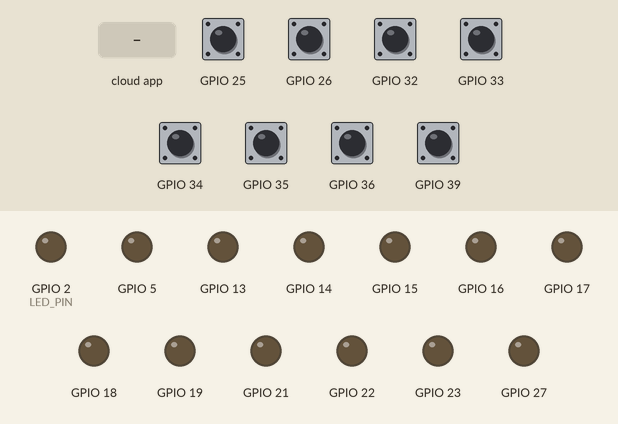
Simulated run of this sketch. Board: ESP32. Parts: output pins drawn as LEDs (lit = HIGH). The test bench sets the inputs (shaded band); at power-on: GPIO 25, GPIO 26, GPIO 32–36, GPIO 39 HIGH. The ROS host is connected and sends only what is stated.

Above: at 3.2 s.
3.3 s: the phone or cloud app sets linear.x to -100
At 3.57 s:
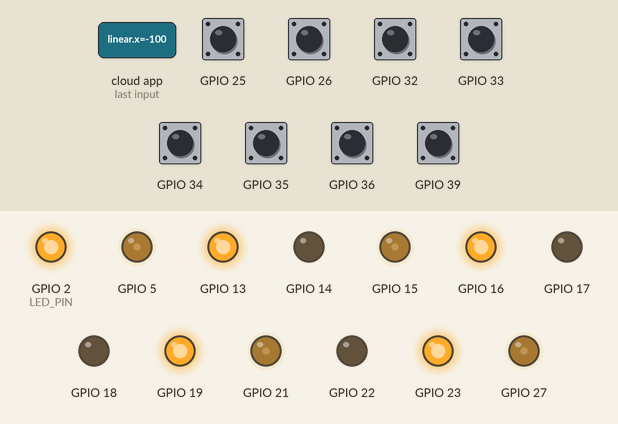
6.3 s: the phone or cloud app sets angular.z to -100
At 7.75 s:
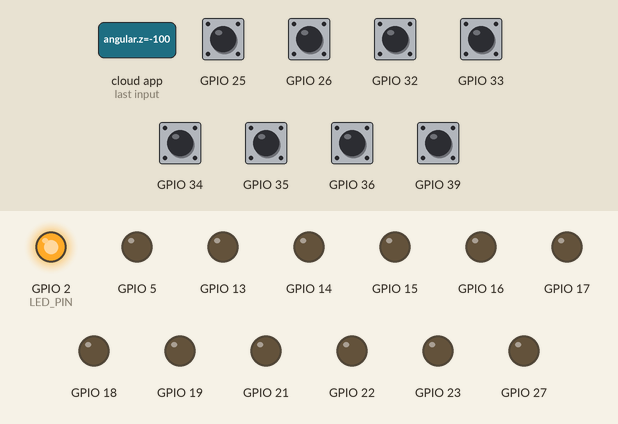
9.3 s: the phone or cloud app sets linear.x to 0
At 9.56 s:
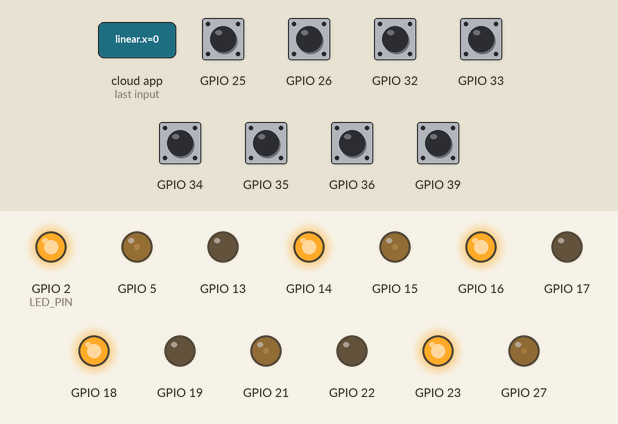
12.3 s: the phone or cloud app sets angular.z to 100
At 12.56 s:
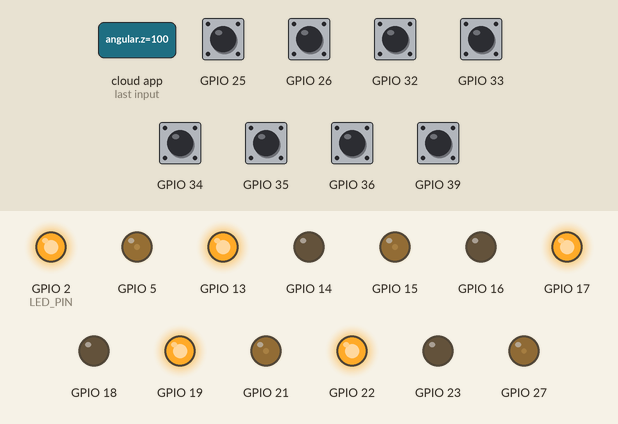
15.3 s: the phone or cloud app sets linear.x to 100
At 15.7 s:
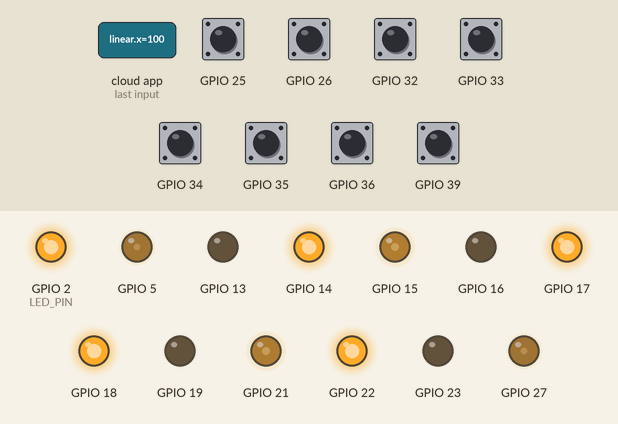
18.3 s: the phone or cloud app sets angular.z to 0
At 19.25 s:
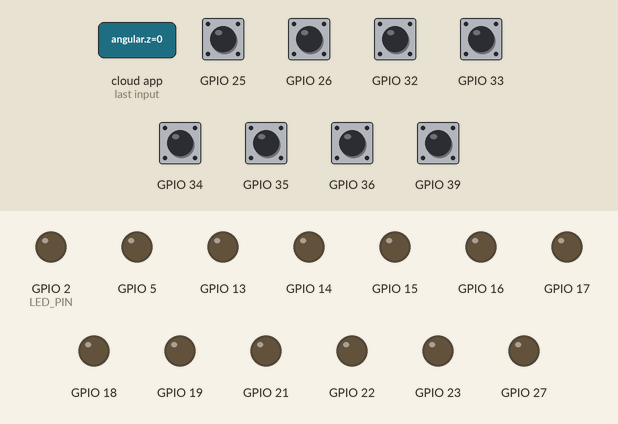
Timing chart, 0 to 22.3 s (numbered marks = the images above; inputs shaded):
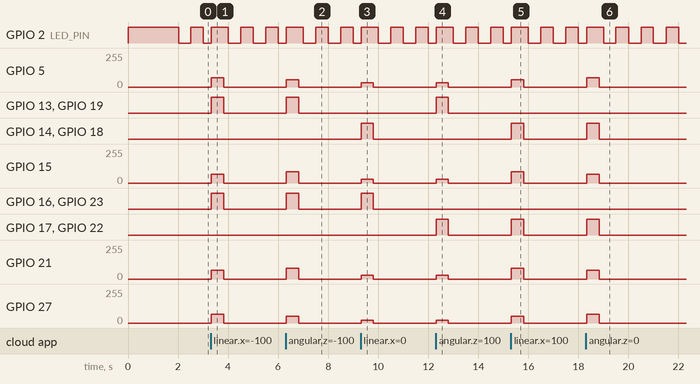

Measured:
- after the input at 3.3 s, GPIO 5: 0/255 → 69/255 at once, → 0/255 0.50 s later; GPIO 13, GPIO 16, GPIO 19, GPIO 23: LOW → HIGH at once, → LOW 0.50 s later; GPIO 15: 0/255 → 67/255 at once, → 0/255 0.50 s later; GPIO 21: 0/255 → 65/255 at once, → 0/255 0.50 s later; GPIO 27: 0/255 → 66/255 at once, → 0/255 0.50 s later
- after the input at 6.3 s, GPIO 5: 0/255 → 53/255 at once, → 0/255 0.50 s later; GPIO 13, GPIO 16, GPIO 19, GPIO 23: LOW → HIGH at once, → LOW 0.50 s later; GPIO 15: 0/255 → 83/255 at once, → 0/255 0.50 s later; GPIO 21: 0/255 → 80/255 at once, → 0/255 0.50 s later; GPIO 27: 0/255 → 50/255 at once, → 0/255 0.50 s later
- after the input at 9.3 s, GPIO 5: 0/255 → 33/255 at once, → 0/255 0.48 s later; GPIO 14, GPIO 16, GPIO 18, GPIO 23: LOW → HIGH at once, → LOW 0.48 s later; GPIO 15, GPIO 21: 0/255 → 27/255 at once, → 0/255 0.48 s later; GPIO 27: 0/255 → 22/255 at once, → 0/255 0.48 s later
- after the input at 12.3 s, GPIO 5: 0/255 → 33/255 at once, → 0/255 0.48 s later; GPIO 13, GPIO 17, GPIO 19, GPIO 22: LOW → HIGH at once, → LOW 0.48 s later; GPIO 15, GPIO 21: 0/255 → 27/255 at once, → 0/255 0.48 s later; GPIO 27: 0/255 → 22/255 at once, → 0/255 0.48 s later
- after the input at 15.3 s, GPIO 5: 0/255 → 53/255 at once, → 0/255 0.50 s later; GPIO 14, GPIO 17, GPIO 18, GPIO 22: LOW → HIGH at once, → LOW 0.50 s later; GPIO 15: 0/255 → 83/255 at once, → 0/255 0.50 s later; GPIO 21: 0/255 → 80/255 at once, → 0/255 0.50 s later; GPIO 27: 0/255 → 50/255 at once, → 0/255 0.50 s later
- after the input at 18.3 s, GPIO 5: 0/255 → 69/255 at once, → 0/255 0.50 s later; GPIO 14, GPIO 17, GPIO 18, GPIO 22: LOW → HIGH at once, → LOW 0.50 s later; GPIO 15: 0/255 → 67/255 at once, → 0/255 0.50 s later; GPIO 21: 0/255 → 65/255 at once, → 0/255 0.50 s later; GPIO 27: 0/255 → 66/255 at once, → 0/255 0.50 s later
- by itself, GPIO 2 (LED_PIN): repeats every 1.0 s: LOW 0.50 s, HIGH 0.50 s

The sketch:

tiny_open.ino
```cpp
// =============================================================================
//  tiny_open.ino  -  STAGE 1 firmware: OPEN-LOOP mecanum driver for
//                    tiny_platform_mac, driven over micro-ROS.
//
//  PURPOSE: get the four wheels turning with the fewest possible unknowns, and
//  make direction calibration easy. There is NO encoder feedback in the control
//  path and NO PID here, so nothing depends on COUNTS_PER_WHEEL_REV, on the PID
//  gains, or on MAX_WHEEL_RAD_S being right. Encoders are read for REPORTING
//  ONLY. Once directions are calibrated, move to firmware/tiny_pid.
//
//  WHY OPEN LOOP FIRST: with a wheel wired backwards, open loop shows it
//  immediately -- that wheel visibly spins the wrong way. Closed loop turns the
//  same fault into "the integrator winds up until something stalls", which looks
//  like a tuning problem and wastes hours.
//
//  Two ways to command it:
//
//    /cmd_vel     geometry_msgs/Twist         normal driving
//                 -> mecanum inverse kinematics -> per-wheel rad/s
//                 -> normalise -> duty (+ deadband boost) -> 2x TB6612
//
//    /wheel_duty  std_msgs/Float32MultiArray  BRING-UP ONLY, one wheel at a time
//                 -> raw signed duty per wheel, straight to the motors.
//                    No kinematics, no deadband boost: what you send is what
//                    the motor gets, which is exactly what direction
//                    calibration needs. See docs/BRINGUP.md.
//
//  /wheel_duty WINS while it is fresh. A duty message received within
//  CMD_TIMEOUT_MS overrides /cmd_vel entirely, so a calibration publisher left
//  running cannot be fought by a teleop node. Stop the duty publisher and
//  /cmd_vel takes over again after the timeout.
//
//  Published for diagnostics (never used to control anything here):
//    /wheel_actual_vel   std_msgs/Float32MultiArray[4]  rad/s, unfiltered
//    /wheel_ticks        std_msgs/Int32MultiArray[4]    cumulative counts
//
//  EVERYTHING SITS UNDER THE /tiny NAMESPACE -- the node is /tiny/base and the
//  topics are /tiny/cmd_vel, /tiny/wheel_duty, /tiny/wheel_actual_vel,
//  /tiny/wheel_ticks. That is what keeps the Tomcat chassis (bare /cmd_vel, on
//  the same host, same DDS domain) from driving this robot. See config.h.
//
//  Conventions (ROS REP-103, must match the host side):
//    +x = forward, +y = LEFT, +z rotation = counter-clockwise (from above)
//    Wheel order everywhere: [FL, FR, RL, RR]
//
//  Toolchain (HARD constraints, see CLAUDE.md section 3.3):
//    - esp32 core 2.0.x (2.0.17). NOT 3.x: IDF v5 is ABI-incompatible with the
//      precompiled Humble micro-ROS library, and 3.x removed ledcSetup().
//    - micro_ros_arduino 2.0.7-humble.
//
//  Start the agent BEFORE the board boots, or the firmware sticks in
//  error_loop() forever (CLAUDE.md section 3.2). `make agent` handles this.
//
//  NOTE: micro-ROS owns the serial port, so Serial.print() is impossible.
//  The on-board LED is the only status channel -- see LED_PIN in config.h.
// =============================================================================

#include <micro_ros_arduino.h>
#include <rcl/rcl.h>
#include <rclc/rclc.h>
#include <rclc/executor.h>
#include <geometry_msgs/msg/twist.h>
#include <std_msgs/msg/float32_multi_array.h>
#include <std_msgs/msg/int32_multi_array.h>

#include "config.h"
#include "Encoder.h"
#include "Motor.h"

// ----------------------------------------------------------------------------
//  micro-ROS handles
// ----------------------------------------------------------------------------
rcl_node_t      node;
rcl_allocator_t allocator;
rclc_support_t  support;
rclc_executor_t executor;

rcl_subscription_t sub_cmd_vel;
rcl_subscription_t sub_wheel_duty;
rcl_publisher_t    pub_actual;
rcl_publisher_t    pub_ticks;
rcl_timer_t        control_timer;

geometry_msgs__msg__Twist        msg_cmd;      // incoming body velocity
std_msgs__msg__Float32MultiArray msg_duty;     // incoming raw per-wheel duty
std_msgs__msg__Float32MultiArray msg_actual;   // outgoing measured speeds
std_msgs__msg__Int32MultiArray   msg_ticks;    // outgoing cumulative ticks

// Static backing storage: micro-ROS needs preallocated buffers for every
// sequence field, incoming as well as outgoing. No malloc at runtime.
static float   duty_in_buf[NUM_WHEELS];
static float   actual_buf[NUM_WHEELS];
static int32_t ticks_buf[NUM_WHEELS];

// Cumulative encoder counts since boot (ENC_DIR applied).
int32_t tick_total[NUM_WHEELS] = { 0, 0, 0, 0 };

// ----------------------------------------------------------------------------
//  Hardware objects (one per wheel). No Pid / KalmanFilter: this is open loop.
// ----------------------------------------------------------------------------
Encoder enc[NUM_WHEELS];
Motor   mot[NUM_WHEELS];

// Latest commands. Written by the subscription callbacks, read by the control
// timer. All three run in the same executor thread, so no locking is needed.
volatile float    cmd_vx = 0.0f;         // m/s, forward
volatile float    cmd_vy = 0.0f;         // m/s, left
volatile float    cmd_wz = 0.0f;         // rad/s, counter-clockwise
volatile uint32_t last_cmd_ms = 0;

volatile float    raw_duty[NUM_WHEELS] = { 0, 0, 0, 0 };
volatile uint32_t last_duty_ms = 0;

// ----------------------------------------------------------------------------
//  Error handling. A failed rcl_* call blinks the LED forever -- there is no
//  recovery path and no reconnect logic, by design: see CLAUDE.md section 3.2.
//  In practice this almost always means "the agent was not listening when the
//  board booted".
// ----------------------------------------------------------------------------
#define RCCHECK(fn)     { rcl_ret_t rc = fn; if (rc != RCL_RET_OK) { error_loop(); } }
#define RCSOFTCHECK(fn) { rcl_ret_t rc = fn; (void)rc; }

void error_loop() {
  // Stop the motors before parking here forever. Without this a fault mid-drive
  // would leave the wheels powered with nothing left to command them.
  for (int i = 0; i < NUM_WHEELS; i++) mot[i].stop();
#if NUM_STBY > 0
  // Also drop STBY: a hardware disable of the H-bridges, not just duty 0.
  // Does nothing on this robot -- STBY is jumpered to 3V3 (see config.h).
  for (unsigned i = 0; i < NUM_STBY; i++) digitalWrite(STBY_PINS[i], LOW);
#endif

  while (true) {
    digitalWrite(LED_PIN, !digitalRead(LED_PIN));
    delay(100);                       // fast blink = firmware alive, no agent
  }
}

// ----------------------------------------------------------------------------
//  Callbacks
// ----------------------------------------------------------------------------
void cmd_vel_callback(const void *msgin) {
  const geometry_msgs__msg__Twist *m = (const geometry_msgs__msg__Twist *)msgin;
  cmd_vx = (float)m->linear.x;
  cmd_vy = (float)m->linear.y;
  cmd_wz = (float)m->angular.z;
  last_cmd_ms = millis();
}

// Raw per-wheel duty, for bring-up. A short message leaves the remaining wheels
// at zero rather than at whatever they held, so a truncated command can never
// leave a wheel running.
void wheel_duty_callback(const void *msgin) {
  const std_msgs__msg__Float32MultiArray *m =
      (const std_msgs__msg__Float32MultiArray *)msgin;

  size_t n = m->data.size;
  if (n > NUM_WHEELS) n = NUM_WHEELS;

  for (size_t i = 0; i < n; i++)          raw_duty[i] = m->data.data[i];
  for (size_t i = n; i < NUM_WHEELS; i++) raw_duty[i] = 0.0f;

  last_duty_ms = millis();
}

// ----------------------------------------------------------------------------
//  Mecanum inverse kinematics: body velocity -> four wheel angular velocities.
//
//  Standard X-roller layout: the rollers form an "X" seen from above. If the
//  wheels are mounted the other way the vy terms flip.
//  ⚠️ VERIFY ON THE REAL ROBOT before trusting it: command pure +vy (strafe
//  left) and check the robot actually goes left instead of spinning or
//  grinding. docs/BRINGUP.md has the procedure.
// ----------------------------------------------------------------------------
void inverse_kinematics(float vx, float vy, float wz, float *w_out) {
  const float r = WHEEL_RADIUS_M;
  w_out[FL] = (vx - vy - L_SUM * wz) / r;
  w_out[FR] = (vx + vy + L_SUM * wz) / r;
  w_out[RL] = (vx + vy - L_SUM * wz) / r;
  w_out[RR] = (vx - vy + L_SUM * wz) / r;
}

// ----------------------------------------------------------------------------
//  Control timer, every CONTROL_PERIOD_MS.
// ----------------------------------------------------------------------------
void control_callback(rcl_timer_t *timer, int64_t last_call_time) {
  (void)last_call_time;
  if (timer == NULL) return;

  const uint32_t now = millis();
  const bool duty_fresh = (now - last_duty_ms) < CMD_TIMEOUT_MS;
  const bool cmd_fresh  = (now - last_cmd_ms)  < CMD_TIMEOUT_MS;

  // Encoders are read FIRST, before anything is commanded, so the stiction
  // breaker below can see whether each wheel is actually turning. (It also
  // means the speeds published this tick describe the command that was applied
  // last tick, which is the honest pairing.)
  float meas_w[NUM_WHEELS];
  for (int i = 0; i < NUM_WHEELS; i++) {
    const long delta = enc[i].readDelta() * ENC_DIR[i];
    tick_total[i] += (int32_t)delta;

    const float rev = (float)delta / COUNTS_PER_WHEEL_REV;
    meas_w[i]     = (rev * 2.0f * PI) / CONTROL_DT_S;   // unfiltered rad/s
    actual_buf[i] = meas_w[i];
    ticks_buf[i]  = tick_total[i];
  }

  float duty[NUM_WHEELS];

  if (duty_fresh) {
    // --- Bring-up path: raw duty, no kinematics, no deadband boost. --------
    for (int i = 0; i < NUM_WHEELS; i++) duty[i] = raw_duty[i];

  } else if (cmd_fresh) {
    // --- Normal path: /cmd_vel -> inverse kinematics -> duty. --------------
    float w[NUM_WHEELS];
    inverse_kinematics(cmd_vx, cmd_vy, cmd_wz, w);

    // Normalise. If any wheel exceeds the assumed top speed, scale ALL wheels
    // by the same factor. Clipping them individually would silently distort the
    // motion (a fast diagonal would curve); scaling preserves the direction.
    float peak = 0.0f;
    for (int i = 0; i < NUM_WHEELS; i++) {
      float a = fabsf(w[i]);
      if (a > peak) peak = a;
    }
    if (peak > MAX_WHEEL_RAD_S) {
      const float scale = MAX_WHEEL_RAD_S / peak;
      for (int i = 0; i < NUM_WHEELS; i++) w[i] *= scale;
    }

    // rad/s -> duty through each wheel's OWN measured line (config.h), rather
    // than one shared scale factor. The four motors differ by ~6% in gain and
    // 2x in deadband; feeding them a common map is exactly what makes an
    // open-loop mecanum robot curve instead of driving straight.
    for (int i = 0; i < NUM_WHEELS; i++) {
      const float mag = fabsf(w[i]);
      if (mag < W_TARGET_EPS) {
        duty[i] = 0.0f;               // exact zero request stays a true stop
      } else {
        float d = FF_OFFSET[i] + FF_GAIN[i] * mag;

        // STICTION BREAKER. FF_OFFSET is the KINETIC friction intercept -- the
        // duty that keeps a moving wheel moving. Breaking a stopped one loose
        // takes more, and by a lot on this chassis: RL needs 120 against an
        // FF_OFFSET of 37.8, so a modest command leaves it stationary while the
        // other three pull away and the robot yaws on every start.
        //
        // While a commanded wheel measures as not turning, floor its duty at
        // the breakaway value measured for that specific wheel. As soon as it
        // moves, meas_w rises past STOPPED_EPS and the FF line takes over --
        // this is a start-up assist, not a permanent boost. (The closed-loop
        // firmware gets this for free from the integrator; open loop has no
        // such memory, so it is done explicitly here.)
        if (fabsf(meas_w[i]) < STOPPED_EPS && d < BREAKAWAY_DUTY[i]) {
          d = BREAKAWAY_DUTY[i];
        }
        duty[i] = (w[i] > 0.0f) ? d : -d;
      }
    }

  } else {
    // --- Watchdog: nothing fresh on either topic -> stop. ------------------
    for (int i = 0; i < NUM_WHEELS; i++) duty[i] = 0.0f;
  }

  // Bring-up safety belt, applied to BOTH paths including raw duty: the
  // rad/s -> duty map is still a guess at this stage. See DUTY_LIMIT in config.h.
  for (int i = 0; i < NUM_WHEELS; i++) {
    if (duty[i] >  DUTY_LIMIT) duty[i] =  DUTY_LIMIT;
    if (duty[i] < -DUTY_LIMIT) duty[i] = -DUTY_LIMIT;
    mot[i].drive(duty[i]);
  }

  msg_actual.data.size = NUM_WHEELS;
  RCSOFTCHECK(rcl_publish(&pub_actual, &msg_actual, NULL));
  msg_ticks.data.size = NUM_WHEELS;
  RCSOFTCHECK(rcl_publish(&pub_ticks, &msg_ticks, NULL));

  // Status LED. Reaching here at all means the agent is connected (otherwise
  // setup() would have parked in error_loop), so this only distinguishes
  // "being commanded" from "idle".
  if (duty_fresh || cmd_fresh) {
    digitalWrite(LED_PIN, HIGH);                     // solid = driving
  } else {
    // Slow blink at ~1 Hz = connected but idle. Deliberately different from
    // error_loop()'s 5 Hz so the two are told apart across the room.
    digitalWrite(LED_PIN, (now / 500) % 2);
  }
}

// ----------------------------------------------------------------------------
//  Message buffer setup. Every sequence field needs storage before use.
//  layout.dim is left at capacity 0: `ros2 topic pub "{data: [...]}"` sends an
//  empty dim list, which is all this firmware is commanded with.
// ----------------------------------------------------------------------------
void init_messages() {
  msg_duty.data.data     = duty_in_buf;
  msg_duty.data.size     = 0;
  msg_duty.data.capacity = NUM_WHEELS;
  msg_duty.layout.dim.data     = NULL;
  msg_duty.layout.dim.size     = 0;
  msg_duty.layout.dim.capacity = 0;

  msg_actual.data.data     = actual_buf;
  msg_actual.data.size     = NUM_WHEELS;
  msg_actual.data.capacity = NUM_WHEELS;
  msg_actual.layout.dim.data     = NULL;
  msg_actual.layout.dim.size     = 0;
  msg_actual.layout.dim.capacity = 0;
  for (int i = 0; i < NUM_WHEELS; i++) actual_buf[i] = 0.0f;

  msg_ticks.data.data     = ticks_buf;
  msg_ticks.data.size     = NUM_WHEELS;
  msg_ticks.data.capacity = NUM_WHEELS;
  msg_ticks.layout.dim.data     = NULL;
  msg_ticks.layout.dim.size     = 0;
  msg_ticks.layout.dim.capacity = 0;
  for (int i = 0; i < NUM_WHEELS; i++) ticks_buf[i] = 0;
}

// ----------------------------------------------------------------------------
void setup() {
  // MOTOR PINS FIRST, BEFORE ANYTHING ELSE. On this robot STBY is jumpered to
  // 3V3, so the TB6612 outputs are live from power-on while IN1/IN2 are still
  // floating inputs -- FR and RL can twitch until these lines are driven low.
  // Nothing here may be reordered ahead of this loop; every statement moved
  // above it lengthens that window. (With STBY on a GPIO the ordering would not
  // matter, because the pull-down would hold the drivers off regardless.)
#if NUM_STBY > 0
  for (unsigned i = 0; i < NUM_STBY; i++) {
    pinMode(STBY_PINS[i], OUTPUT);
    digitalWrite(STBY_PINS[i], LOW);      // drivers off while pins settle
  }
#endif
  for (int i = 0; i < NUM_WHEELS; i++) {
    mot[i].begin(MOT_IN1[i], MOT_IN2[i], MOT_PWM[i], MOT_PWM_CH[i],
                 PWM_FREQ_HZ, PWM_RES_BITS, MOTOR_DIR[i]);
    mot[i].stop();
  }
#if NUM_STBY > 0
  for (unsigned i = 0; i < NUM_STBY; i++) digitalWrite(STBY_PINS[i], HIGH);
#endif

  // micro-ROS over USB serial @115200; the agent must match this baud.
  set_microros_transports();

  pinMode(LED_PIN, OUTPUT);
  digitalWrite(LED_PIN, HIGH);

  for (int i = 0; i < NUM_WHEELS; i++) {
    enc[i].begin(ENC_A[i], ENC_B[i], ENC_USE_PULLUP);
  }

  // Give the agent a moment to be ready.
  delay(2000);

  allocator = rcl_get_default_allocator();
  RCCHECK(rclc_support_init(&support, 0, NULL, &allocator));
  RCCHECK(rclc_node_init_default(&node, MICROROS_NODE_NAME, MICROROS_NAMESPACE, &support));

  RCCHECK(rclc_subscription_init_default(
      &sub_cmd_vel, &node,
      ROSIDL_GET_MSG_TYPE_SUPPORT(geometry_msgs, msg, Twist),
      TOPIC_CMD_VEL));

  RCCHECK(rclc_subscription_init_default(
      &sub_wheel_duty, &node,
      ROSIDL_GET_MSG_TYPE_SUPPORT(std_msgs, msg, Float32MultiArray),
      TOPIC_WHEEL_DUTY));

  RCCHECK(rclc_publisher_init_default(
      &pub_actual, &node,
      ROSIDL_GET_MSG_TYPE_SUPPORT(std_msgs, msg, Float32MultiArray),
      TOPIC_WHEEL_ACTUAL));

  RCCHECK(rclc_publisher_init_default(
      &pub_ticks, &node,
      ROSIDL_GET_MSG_TYPE_SUPPORT(std_msgs, msg, Int32MultiArray),
      TOPIC_WHEEL_TICKS));

  RCCHECK(rclc_timer_init_default(
      &control_timer, &support,
      RCL_MS_TO_NS(CONTROL_PERIOD_MS), control_callback));

  init_messages();

  // Executor handles: 2 subscriptions + 1 timer.
  RCCHECK(rclc_executor_init(&executor, &support.context, 3, &allocator));
  RCCHECK(rclc_executor_add_subscription(
      &executor, &sub_cmd_vel, &msg_cmd, &cmd_vel_callback, ON_NEW_DATA));
  RCCHECK(rclc_executor_add_subscription(
      &executor, &sub_wheel_duty, &msg_duty, &wheel_duty_callback, ON_NEW_DATA));
  RCCHECK(rclc_executor_add_timer(&executor, &control_timer));

  // Start stale, so the wheels stay stopped until something actually commands
  // them. millis() is small here, so subtract rather than assign zero.
  last_cmd_ms  = millis() - CMD_TIMEOUT_MS - 1;
  last_duty_ms = last_cmd_ms;
}

// ----------------------------------------------------------------------------
void loop() {
  // Pump the executor; the timer and the two subscription callbacks do the work.
  RCSOFTCHECK(rclc_executor_spin_some(&executor, RCL_MS_TO_NS(5)));
}
```

Source omitted: Encoder.h (2888 bytes), Motor.h (1924 bytes), config.h (17837 bytes)
